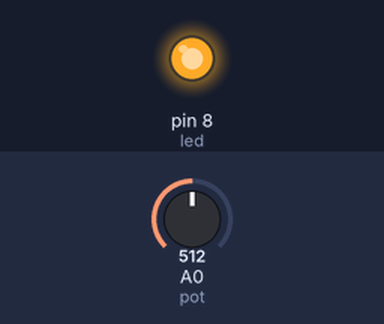
Recording of a sketch running on a simulated Arduino Uno, built with avr-gcc and run on an emulated ATmega328P. On the bench: output pins drawn as LEDs (lit = HIGH). The test bench sets the inputs (shaded band); at power-on: A0 (pot) = 512.

Above: at 1.2 s.
1.3 s: A0 (pot) set to 497
At 1.7 s:
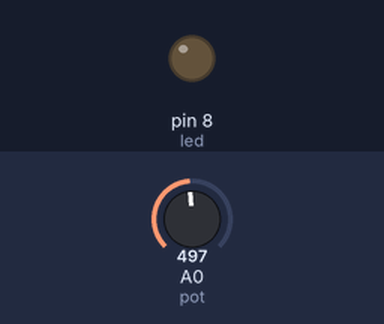
2.8 s: A0 (pot) set to 716
At 4.0 s:
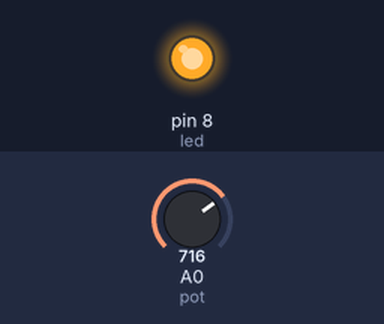
4.3 s: A0 (pot) set to 511
At 5.2 s:
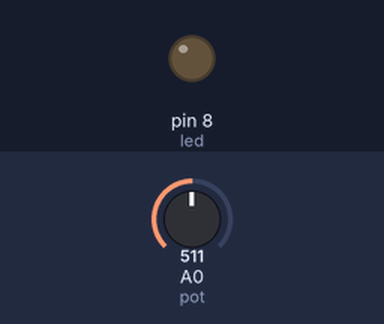
Timing chart, 0 to 7.3 s (numbered marks = the images above; inputs shaded):
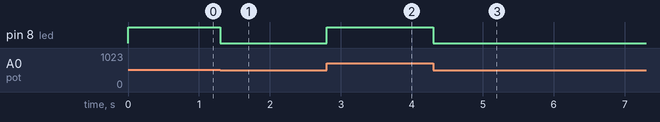

The sketch:

brillo_led.ino
```cpp
const int led = 8;
const int pot = 0;

int brillo;

void setup() {
  pinMode(led, OUTPUT);

}

void loop() {
  brillo = analogRead(pot) / 4;
  analogWrite(led, brillo);

}
```

Measured:
- the behaviour switches between 512 and 511 on A0 (pot) (found by bisection; images 0 and 1)
- after the input at 1.3 s, pin 8 (led): HIGH → LOW at once
- after the input at 2.8 s, pin 8 (led): LOW → HIGH at once
- after the input at 4.3 s, pin 8 (led): HIGH → LOW at once
